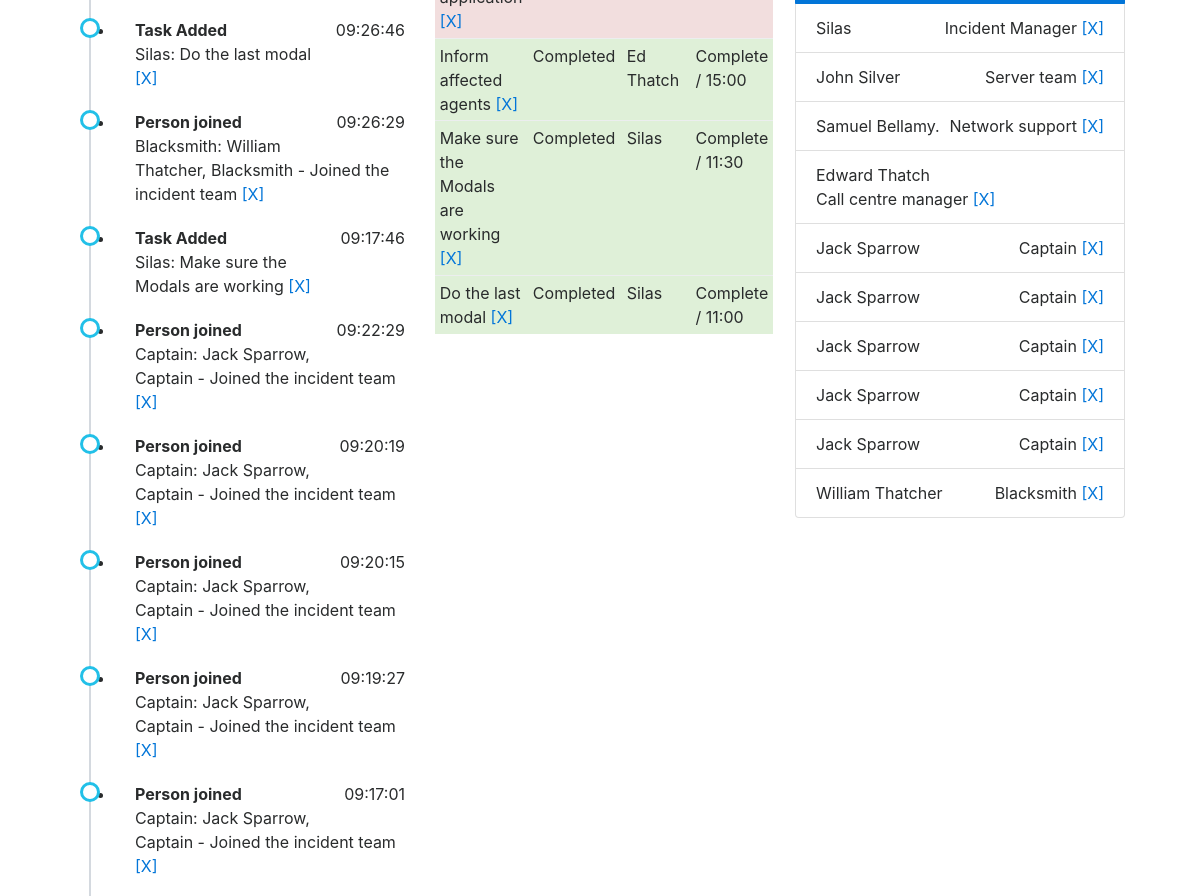
Before: /admin/INC654321 (signed in, middle part) with the older database file.
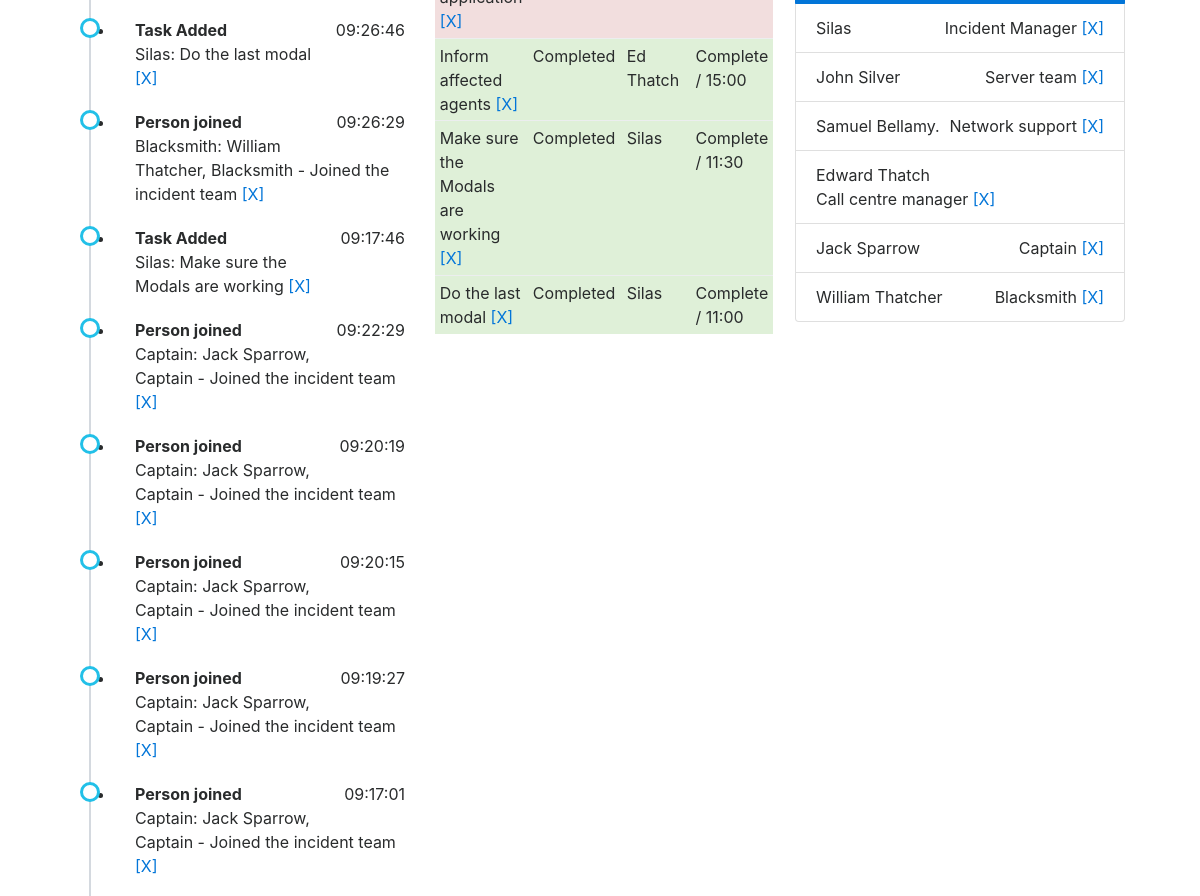
After: the same page with the newer database file.
### models.py (models this page shows, shortened)
class Event(db.Model):
    id = db.Column(db.Integer, primary_key=True)
    body = db.Column(db.String(512))
    assignee = db.Column(db.String(32), index=True)
    activity = db.Column(db.String(32))
    timestamp = db.Column(db.DateTime, index=True, default=datetime.utcnow)
    incident_no = db.Column(db.String(32), db.ForeignKey('incident.incident_no'), index=True)

class Task(db.Model):
    id = db.Column(db.Integer, primary_key=True)
    incident_no = db.Column(db.String(32), db.ForeignKey('incident.incident_no'), index=True)
    body = db.Column(db.String(512))
    assignee = db.Column(db.String(32), index=True)
    eta = db.Column(db.String(32))
    status = db.Column(db.String(32))

class IncMem(db.Model):
    id = db.Column(db.Integer, primary_key=True)
    person = db.Column(db.String(512), index=True)
    role = db.Column(db.String(32), index=True)
    incident_no = db.Column(db.String(32), db.ForeignKey('incident.incident_no'), index=True)

### simaritan/routes.py (the view, shortened to what this page needs)
@app.route('/admin/<incident>', methods=['GET', 'POST'])
@login_required
def admin(incident):
    if current_user.role != "Incident Manager":
        return render_template('notpermitted.html')
    taskform = TaskAdditionForm()
    eventform = EventAdditionForm()
    personform = PersonAdditionForm()
    inc = Incident.query.filter_by(incident_no=incident).first()
    if inc is None:
        return render_template('notfound.html', incident=incident, title='Not found!')
    impacts = ImpactStatement.query.filter_by(incident_no=incident).all()
    tasks = Task.query.filter_by(incident_no=incident).all()
    timeline = Event.query.filter_by(incident_no=incident).order_by(Event.timestamp.desc()).all()
    team = IncMem.query.filter_by(incident_no=incident).all()
    total_tasks = 0
    closed_tasks = 0
    for tsk in tasks:
        total_tasks += 1
        if tsk.status == '1':
            closed_tasks += 1
    if taskform.validate_on_submit():
        task = Task(incident_no=inc.incident_no, body=taskform.task.data, assignee=taskform.owner.data,
                    eta=taskform.eta.data, status=taskform.already_done.data)
        event = Event(body=taskform.task.data, assignee=taskform.owner.data, activity='Task Added',
                      incident_no=inc.incident_no)
        db.session.add(task)
        db.session.add(event)
        db.session.commit()
        return redirect('/admin/{}'.format(incident))
    elif eventform.validate_on_submit():
        event = Event(body=eventform.event.data, assignee=eventform.owner.data, activity=eventform.activity_type.data,
                      incident_no=inc.incident_no)
        db.session.add(event)
        db.session.commit()
        return redirect('/admin/{}'.format(incident))
    else:
        return render_template('admin.html', title='Admin Section for {}'.format(inc.incident_no), taskf=taskform,
                               eventf=eventform, teamf=personform, tasks=tasks, impacts=impacts, inc=inc,
                               team=team, timeline=timeline, admin=True, total_tasks=total_tasks, ctasks= closed_tasks)

### models.py (called while the page is built)
@login.user_loader
def load_user(id):
    return User.query.get(int(id))

### simaritan/templates/admin.html (shortened to what this page needs)
{% extends "base.html" %}
{% block body %}
		<div class="row">
			<div class="col-md-12">
				<div class="row">
					<div class="col-md-4">
						{% include "components/timeline.html" %}
					</div>
					<div class="col-md-4">
						{% include "components/actions.html" %}
					</div>
					<div class="col-md-4">
						{% include "components/team.html" %}
					</div>
				</div>
			</div>
		</div>
	</div>
{% endblock %}

### simaritan/templates/components/timeline.html (shortened to what this page needs)
<ul class="timeline">
	{% for tl in timeline %}
		<li>
			<strong>{{ tl.activity }}</strong>
			<p class="float-right">{{tl.timestamp.strftime('%X')}}</p>
			<p>{{ tl.assignee }}: {{ tl.body }}
				{% if current_user.role == 'Incident Manager' %}
				<a href="/remove/{{ inc.incident_no }}/event/{{ tl.id }}">[X]</a>
				{% endif %}
			</p>
		</li>
	{% endfor %}
</ul>

### simaritan/templates/components/actions.html (shortened to what this page needs)
<table class="table table-striped table-hover table-sm">
    <tbody>
		{% for task in tasks %}
				{% if task.status == '1' %}
        	<tr class="table-success">
   	    	 	{% else %}
	    	<tr class="table-danger">
   	    	 	{% endif %}
	    		<td>
	    			{{ task.body }}
					{% if current_user.role == 'Incident Manager' %}
					<a href="/remove/{{ inc.incident_no }}/task/{{ task.id }}">[X]</a>
					{% endif %}
	    		</td>
			{% if current_user.is_authenticated %}
				<td>
					{% if task.status == '1' %}
					Completed
					{% else %}
					<form method="post" action="../update/completetask">
						<input type="hidden" value="{{ task.id }}" name="taskid" />
						<input type="hidden" value="{{ inc.incident_no }}" name="inc" />
						<a onclick="this.parentNode.submit();">[Complete]</a>
					</form>
					{% endif %}
				</td>
			{% endif %}
	    		<td>
	    			{{ task.assignee }}
	    		</td>
	    		<td>
					{% if task.status == 'Complete' %}
						Complete
					{% elif task.status == '1' %}
	    				Complete
					{% else %}
						Ongoing
					{% endif %} / {{ task.eta }}
	    		</td>
	    	</tr>
    	{% endfor %}
    </tbody>
</table>

### simaritan/templates/components/team.html (shortened to what this page needs)
<div class="list-group">
	<strong href="#" class="list-group-item list-group-item-action active">
	</strong>
	{% for member in team %}
		<div class="list-group-item justify-content-between">
			{{ member.person }}
			<span class="">{{ member.role }} {% if current_user.role == 'Incident Manager' %}
			<a href="/remove/{{ inc.incident_no }}/mem/{{ member.id }}">[X]</a>
			{% endif %}</span>
		</div>
	{% endfor %}
</div>

Changed rows visible on the page:
removed IncMem: person "Jack Sparrow", role "Captain"
removed IncMem: person "Jack Sparrow", role "Captain"
removed IncMem: person "Jack Sparrow", role "Captain"
removed IncMem: person "Jack Sparrow", role "Captain"
